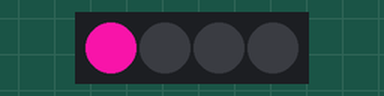
A sketch run on a simulated Arduino Uno, built with avr-gcc and run on an emulated ATmega328P. On the bench: 4 RGB LEDs in strip order, left to right. Dim RGB values are drawn brighter than linear; random numbers use the default seed unless the sketch sets one.

Above: at 0.05 s.
At 4.97 s:
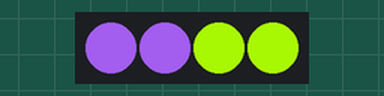
At 9.99 s:
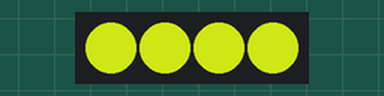
At 20.02 s:
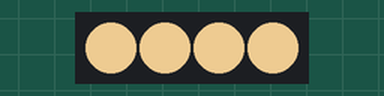
At 29.96 s:
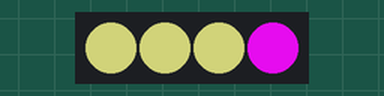
At 39.9 s:
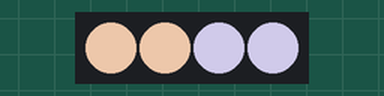
Timing chart, 0 to 40.0 s (numbered marks = the images above):
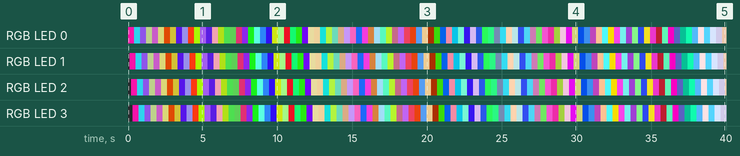

The sketch:

NeoPixel_Lab__Arduino_RGB_LED_Strip.ino
```cpp
// CMP 438: Communicating Robots - Isaac D. Hoyos
// Tinkercad Link: https://tinyurl.com/yc72kyn8

#include <Adafruit_NeoPixel.h>

// This pin connects the Arduino to the NeoPixel data line.
#define PIN 12

// This constant defines the number of NeoPixel LEDs.
#define NUMPIXELS 4

// Sets up the NeoPixel strip with specified LEDs and data pin.
Adafruit_NeoPixel pixels(NUMPIXELS, PIN, NEO_GRB + NEO_KHZ800);
int delayVal = 100; // This value controls the LED lighting delay.
int redColor = 0;   // This variable stores the red color value.
int greenColor = 0; // This variable stores the green color value.
int blueColor = 0;  // This variable stores the blue color value.

// This function initializes the NeoPixel LEDs.
void setup() {
  pixels.begin();
  pixels.show();
}

// This function selects a new random LED color.
void loop() {
  setColor();
  for (int i = 0; i < NUMPIXELS; i++) {
    pixels.setPixelColor(i, redColor, greenColor, blueColor);
    pixels.show();
    delay(delayVal);
  }
}

// This function generates random RGB values for the LED color.
void setColor() {
  redColor = random(0, 255);
  greenColor = random(0, 255);
  blueColor = random(0, 255);
}
```

Measured:
- by itself, RGB LED 3: off → RGB(232, 19, 158) at 0.30 s, → RGB(38, 175, 197) 0.40 s later, → RGB(114, 68, 188) 0.40 s later, → RGB(109, 120, 80) 0.40 s later, … (99 changes in this stretch)
- by itself, RGB LED 0: off → RGB(232, 19, 158) at 0.00 s, → RGB(38, 175, 197) 0.40 s later, → RGB(114, 68, 188) 0.40 s later, → RGB(109, 120, 80) 0.40 s later, … (100 changes in this stretch)
